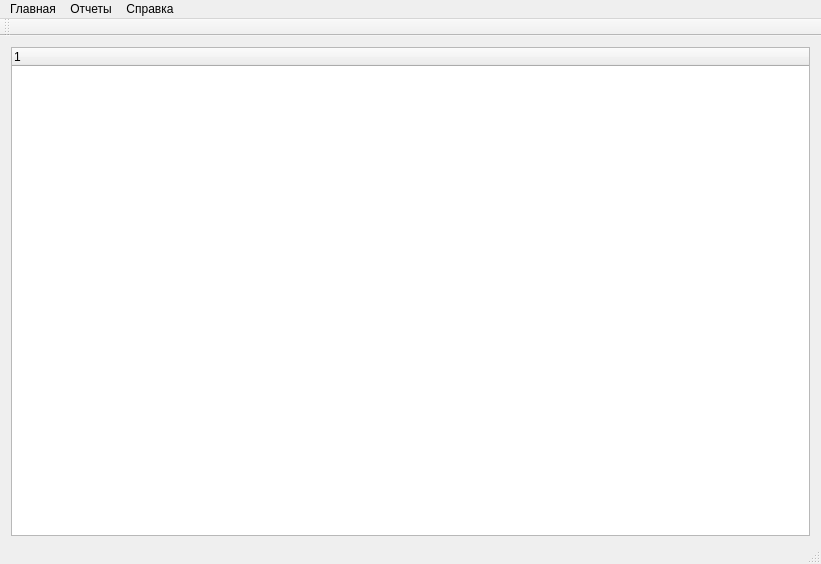
<?xml version="1.0" encoding="UTF-8"?>
<ui version="4.0">
 <class>DeanOfficeWindow</class>
 <widget class="QMainWindow" name="DeanOfficeWindow">
  <property name="geometry">
   <rect>
    <x>0</x>
    <y>0</y>
    <width>821</width>
    <height>564</height>
   </rect>
  </property>
  <property name="windowTitle">
   <string>DeanOfficeWindow</string>
  </property>
  <widget class="QWidget" name="centralWidget">
   <widget class="QWidget" name="horizontalLayoutWidget">
    <property name="geometry">
     <rect>
      <x>0</x>
      <y>0</y>
      <width>821</width>
      <height>511</height>
     </rect>
    </property>
    <layout class="QHBoxLayout" name="layout">
     <item>
      <widget class="QTreeWidget" name="treeWidget">
       <column>
        <property name="text">
         <string notr="true">1</string>
        </property>
       </column>
      </widget>
     </item>
    </layout>
   </widget>
  </widget>
  <widget class="QMenuBar" name="menuBar">
   <property name="geometry">
    <rect>
     <x>0</x>
     <y>0</y>
     <width>821</width>
     <height>21</height>
    </rect>
   </property>
   <widget class="QMenu" name="menu">
    <property name="title">
     <string>Главная</string>
    </property>
    <widget class="QMenu" name="menu_edit">
     <property name="title">
      <string>Редактировать</string>
     </property>
     <addaction name="edit_specialty"/>
     <addaction name="edit_specialization"/>
     <addaction name="edit_groups"/>
     <addaction name="edit_students"/>
     <addaction name="edit_transfer_table"/>
     <addaction name="deleted_students"/>
    </widget>
    <addaction name="menu_edit"/>
    <addaction name="find"/>
    <addaction name="change_curr_year"/>
    <addaction name="transfer_to_next_year"/>
    <addaction name="change_password"/>
    <addaction name="arx_to_ftp"/>
    <addaction name="edit_reports"/>
    <addaction name="separator"/>
    <addaction name="quit"/>
   </widget>
   <widget class="QMenu" name="menu_reports">
    <property name="title">
     <string>Отчеты</string>
    </property>
   </widget>
   <widget class="QMenu" name="menu_about">
    <property name="title">
     <string>Справка</string>
    </property>
    <addaction name="about"/>
   </widget>
   <addaction name="menu"/>
   <addaction name="menu_reports"/>
   <addaction name="menu_about"/>
  </widget>
  <widget class="QToolBar" name="mainToolBar">
   <attribute name="toolBarArea">
    <enum>TopToolBarArea</enum>
   </attribute>
   <attribute name="toolBarBreak">
    <bool>false</bool>
   </attribute>
  </widget>
  <widget class="QStatusBar" name="statusBar"/>
  <action name="find">
   <property name="text">
    <string>Поиск</string>
   </property>
   <property name="shortcut">
    <string>Ctrl+F</string>
   </property>
  </action>
  <action name="exit">
   <property name="text">
    <string>????</string>
   </property>
  </action>
  <action name="change_password">
   <property name="text">
    <string>Изменить пароль</string>
   </property>
  </action>
  <action name="quit">
   <property name="text">
    <string>Выход</string>
   </property>
  </action>
  <action name="copy">
   <property name="text">
    <string>Копировать</string>
   </property>
   <property name="shortcut">
    <string>Ctrl+C</string>
   </property>
  </action>
  <action name="paste">
   <property name="text">
    <string>Вставить</string>
   </property>
   <property name="shortcut">
    <string>Ctrl+V</string>
   </property>
  </action>
  <action name="insert_after">
   <property name="text">
    <string>Вставить строку после</string>
   </property>
   <property name="shortcut">
    <string>Ins</string>
   </property>
  </action>
  <action name="insert_before">
   <property name="text">
    <string>Вставить строку перед</string>
   </property>
   <property name="shortcut">
    <string>Shift+Ins</string>
   </property>
  </action>
  <action name="delete_str">
   <property name="text">
    <string>Удалить строку</string>
   </property>
   <property name="shortcut">
    <string>Del</string>
   </property>
  </action>
  <action name="about">
   <property name="text">
    <string>О программе</string>
   </property>
  </action>
  <action name="edit_specialty">
   <property name="text">
    <string>Специальности</string>
   </property>
   <property name="shortcut">
    <string>F3</string>
   </property>
  </action>
  <action name="edit_specialization">
   <property name="text">
    <string>Специализации</string>
   </property>
   <property name="shortcut">
    <string>F4</string>
   </property>
  </action>
  <action name="edit_groups">
   <property name="text">
    <string>Группы</string>
   </property>
   <property name="shortcut">
    <string>F5</string>
   </property>
  </action>
  <action name="edit_students">
   <property name="text">
    <string>Студенты</string>
   </property>
   <property name="shortcut">
    <string>F6</string>
   </property>
  </action>
  <action name="edit_transfer_table">
   <property name="text">
    <string>Таблица перевода</string>
   </property>
   <property name="shortcut">
    <string>Ctrl+T</string>
   </property>
  </action>
  <action name="deleted_students">
   <property name="text">
    <string>Удаленные студенты</string>
   </property>
   <property name="shortcut">
    <string>Ctrl+D</string>
   </property>
  </action>
  <action name="arx_to_ftp">
   <property name="text">
    <string>Копирование БД на сервер</string>
   </property>
   <property name="shortcut">
    <string>Ctrl+S</string>
   </property>
  </action>
  <action name="edit_reports">
   <property name="text">
    <string>Редактор отчетов</string>
   </property>
  </action>
  <action name="transfer_to_next_year">
   <property name="text">
    <string>Перевод на следующий курс</string>
   </property>
  </action>
  <action name="change_curr_year">
   <property name="text">
    <string>Изменить учебный год</string>
   </property>
  </action>
 </widget>
 <layoutdefault spacing="6" margin="11"/>
 <resources/>
 <connections/>
</ui>
